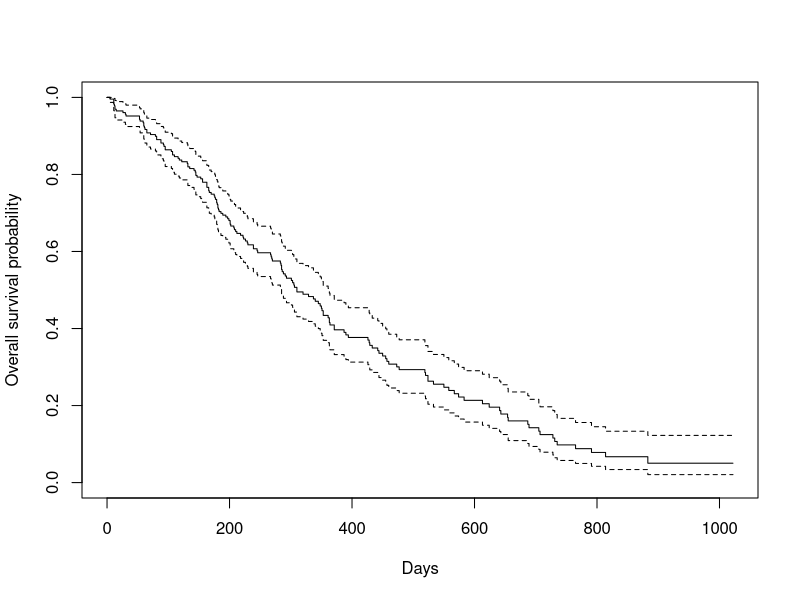
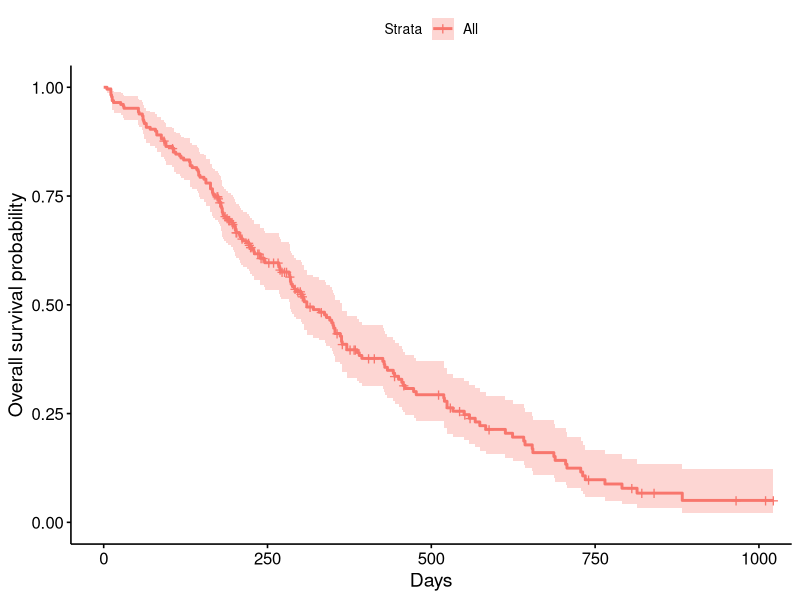

Here is the R script that generated these plots, in order:
## ---- chunk 1
library(survival)
library(survminer)
library(dplyr)
## ---- chunk 2
head(lung)
## ---- chunk 3
plot(survfit(Surv(time, status) ~ 1, data = lung), 
     xlab = "Days", 
     ylab = "Overall survival probability")
## ---- chunk 4
ggsurvplot(
    fit = survfit(Surv(time, status) ~ 1, data = lung), 
    xlab = "Days", 
    ylab = "Overall survival probability")
## ---- chunk 5
res.cox <- coxph(Surv(time, status) ~ sex, data = lung)
res.cox
## ---- chunk 6
summary(res.cox)
## ---- chunk 7
res.cox <- coxph(Surv(time, status) ~ age + sex + ph.ecog, data =  lung)
summary(res.cox)
